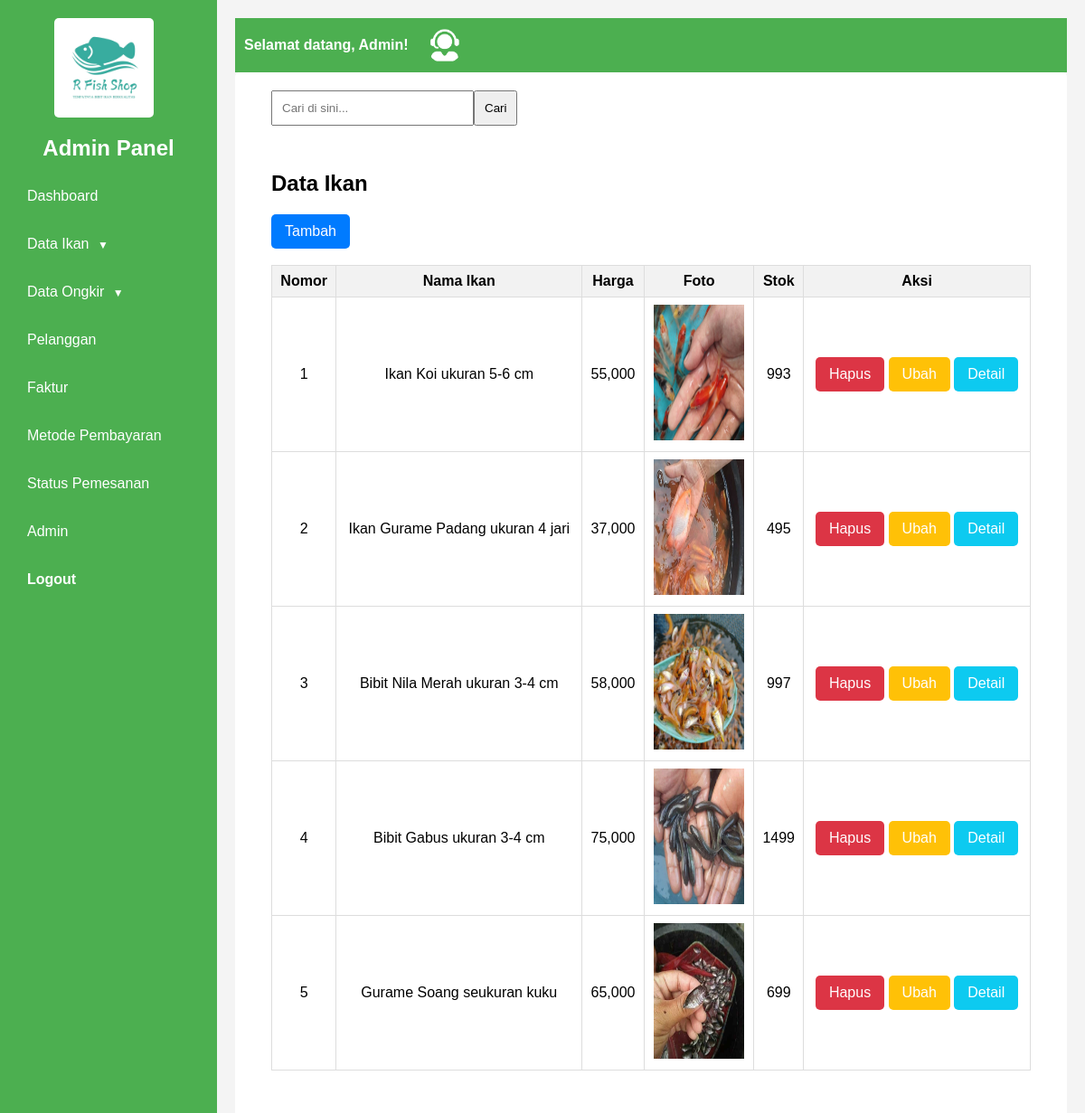
/admin/index.php?halaman=ikan (signed in), run on the app's committed database.
### tables this page shows
CREATE TABLE `ikan` (
  `id_ikan` varchar(10) NOT NULL,
  `nama_ikan` varchar(50) NOT NULL,
  `harga` varchar(20) NOT NULL,
  `foto` varchar(50) NOT NULL,
  `deskripsi` varchar(1000) NOT NULL,
  `stok` int(20) NOT NULL,
  `id_kategori` varchar(10) NOT NULL,
  `tanggal_masuk` date DEFAULT NULL
);

### admin/ikan.php (the view)
<div class="report-box">
	<form action="index.php?halaman=cariikan" method="POST" class="search-box-data">
        <input type="text" name="keyword" placeholder="Cari di sini..." autocomplete="off">
        <button type="submit" name="cari">Cari</button>
    </form>
	<div class="product-table-container">
    <h2>Data Ikan</h2>
    <a href="index.php?halaman=tambahikan" class="btn-custom-primary">Tambah</a><br><br>
	<table class="product-table">
    <thead>
		<tr>
			<th>Nomor</th>
			<th>Nama Ikan</th>
			<th>Harga</th>
			<th>Foto</th>
			<th>Stok</th>
			<th>Aksi</th>
		</tr>
	</thead>
    <tbody>
		<?php $nomor=1; ?>
		<?php $ambil=$koneksi->query("SELECT * FROM ikan");
		while($pecah = $ambil->fetch_assoc()){?>
		<tr>
			<td><center><?php echo $nomor; ?></td>
			<td><?php echo $pecah['nama_ikan']; ?></td>
			<td><?php echo number_format($pecah['harga']); ?></td>
			<td>
				<img src="../img/<?php echo $pecah['foto']; ?>" width="100" height="150">
			</td>
			<td><?php echo $pecah['stok']; ?></td>
			<td>
				<a href="hapusikan.php?id_ikan=<?php echo $pecah['id_ikan']?>" onclick="return confirm('Apakah Anda yakin ingin menghapus data?')" class="btn-custom-danger" name="hapus">Hapus</a>
				<a href="index.php?halaman=ubahikan&id_ikan=<?php echo $pecah['id_ikan']?>" class="btn-custom-warning">Ubah</a>
				<a href="index.php?halaman=detailikan&id_ikan=<?php echo $pecah['id_ikan']?>" class="btn-custom-info">Detail</a>
			</td>
		</tr>
		<?php $nomor++; ?>
		<?php } ?>
	</tbody>
    </table>
    </div>
</div>

### css/styleadmin.css (style rules this page uses)
body { font-family: Arial, sans-serif; margin: 0; padding: 0; background-color: #f4f4f4; }
.report-box { background: #fff; padding: 20px; margin-bottom: 20px; border-radius: 5px; box-sizing: border-box; }
.search-box-data { display: flex; margin-left: 20px; margin-bottom: 10px; }
.search-box-data input { padding: 10px; width: 200px; }
.search-box-data button { padding: 10px; }
.product-table-container { background: #fff; padding: 20px; border-radius: 5px; margin-bottom: 20px; }
.product-table { width: 100%; border-collapse: collapse; }
.product-table th, .product-table td { border: 1px solid #ddd; padding: 8px; text-align: center; }
.product-table th { background: #f2f2f2; }
.btn-custom-primary { display: inline-block; padding: 10px 15px; color: white; background-color: #007bff; border: none; border-radius: 5px; text-decoration: none; text-align: center; }
.btn-custom-danger { display: inline-block; padding: 10px 15px; color: white; background-color: #dc3545; border: none; border-radius: 5px; text-decoration: none; text-align: center; }
.btn-custom-warning { display: inline-block; padding: 10px 15px; color: white; background-color: #ffc107; border: none; border-radius: 5px; text-decoration: none; text-align: center; }
.btn-custom-info { display: inline-block; padding: 10px 15px; color: white; background-color: #0dcaf0; border: none; border-radius: 5px; text-decoration: none; text-align: center; }

### data on the page
ikan: nama_ikan "Ikan Koi ukuran 5-6 cm", harga "55,000", foto (picture), stok "993"
ikan: nama_ikan "Ikan Gurame Padang ukuran 4 jari", harga "37,000", foto (picture), stok "495"
ikan: nama_ikan "Bibit Nila Merah ukuran 3-4 cm", harga "58,000", foto (picture), stok "997"
ikan: nama_ikan "Bibit Gabus ukuran 3-4 cm", harga "75,000", foto (picture), stok "1499"
ikan: nama_ikan "Gurame Soang seukuran kuku", harga "65,000", foto (picture), stok "699"
